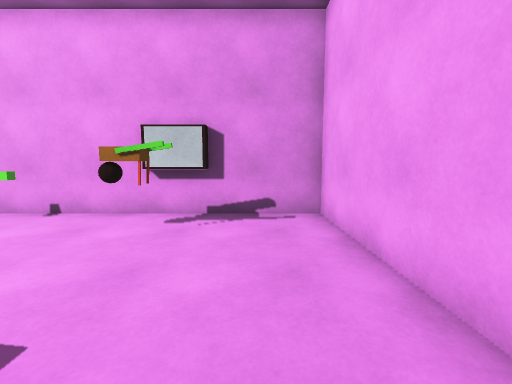
[1] (above)

17 first-person views from a walk through a scene from a Unity 3-D project. The camera is 1.3 m above the floor, tilts 6° down and sees 90° across. The floor is counted in squares, 1 m on a side. Each view is taken from the middle of a square. On the plan, view 1 faces up. The plan holds only what a view shows up to about 13 squares ahead; the rest is blank. The place goes on beyond the plan. The player character is not drawn. Some animated figures are left out. Door leaves are left out, so doorways stand open. Surface patterns are stand-ins for the level's own textures.

[2]
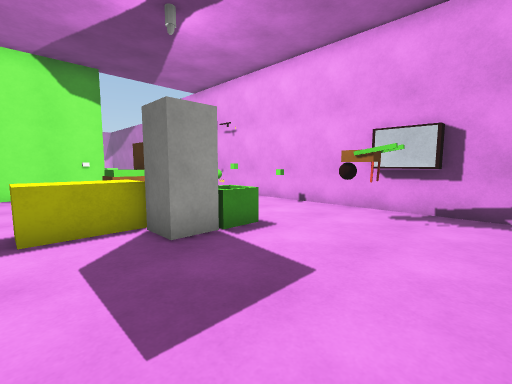

[3]
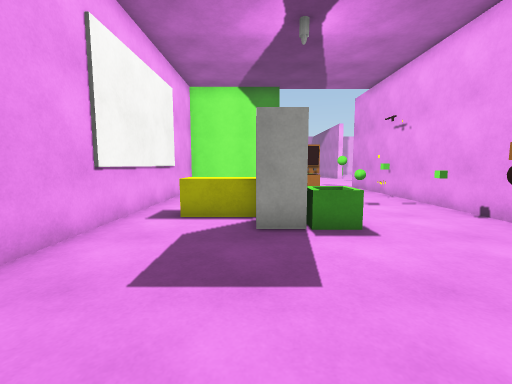

[4]
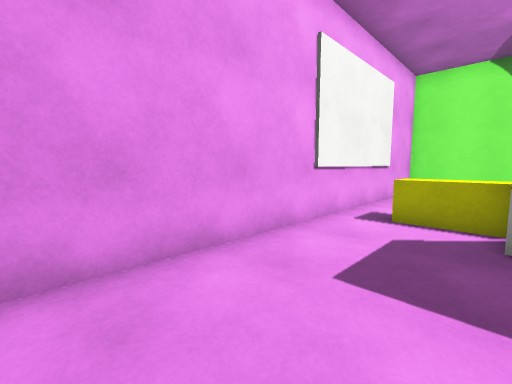

[5]
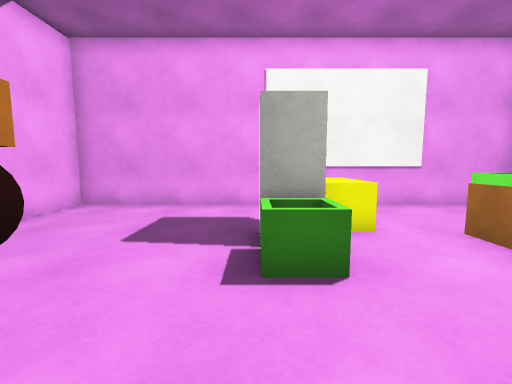

[6]
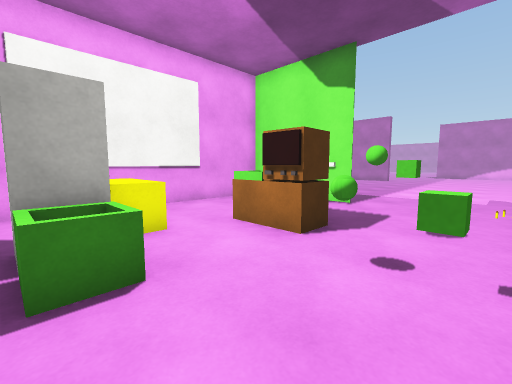

[7]
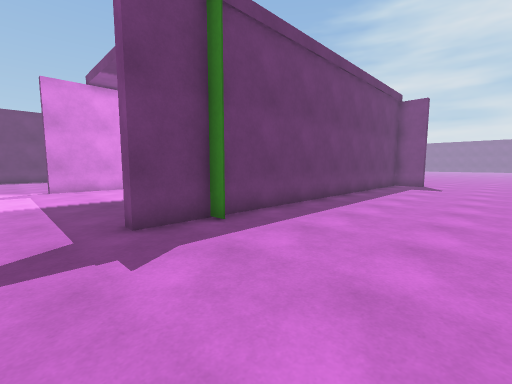

[8]
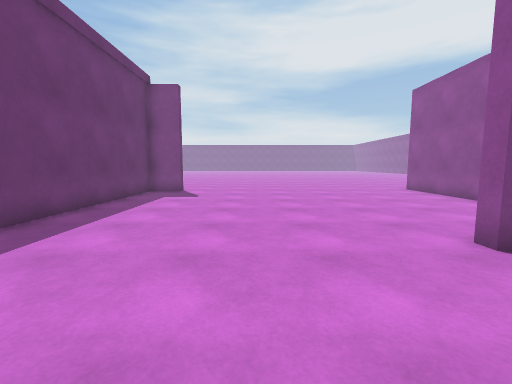

[9]
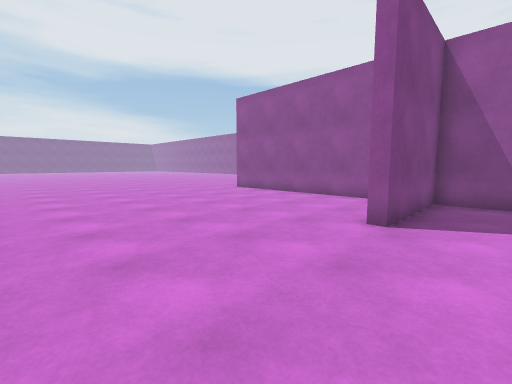

[10]
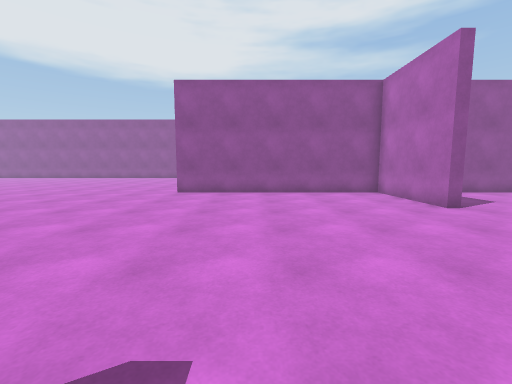

[11]
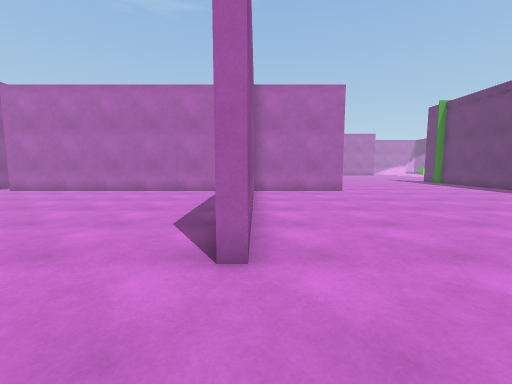

[12]
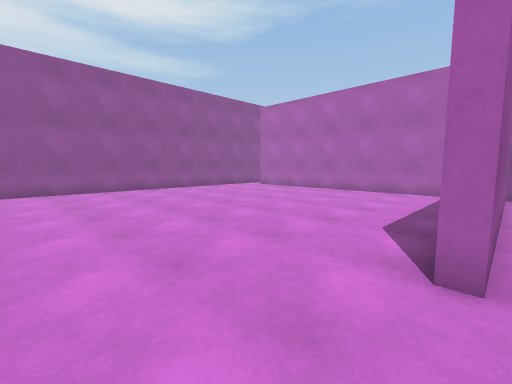

[13]
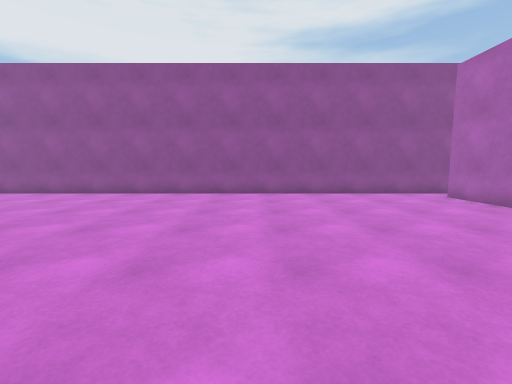

[14]
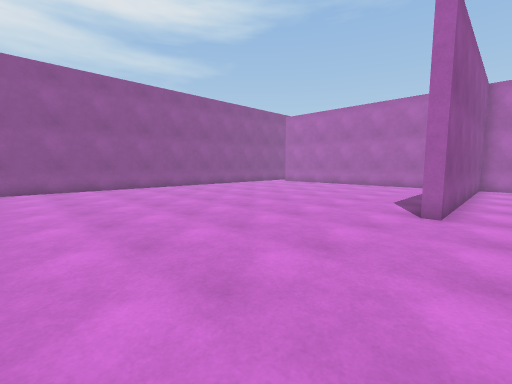

[15]
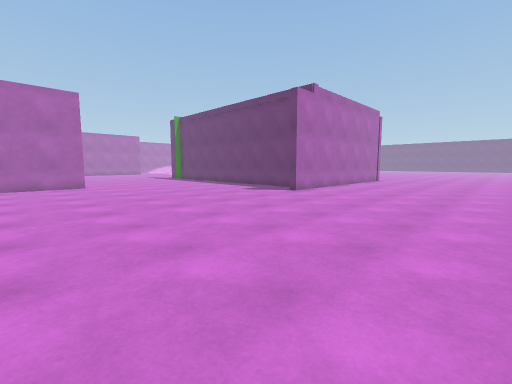

[16]
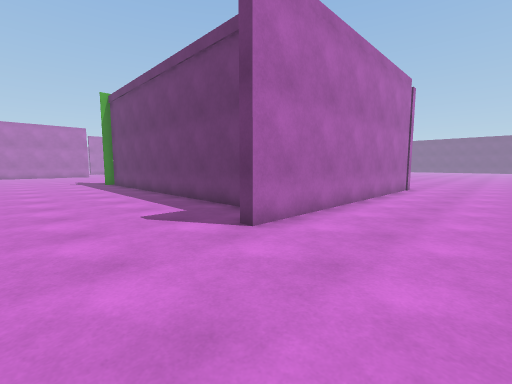

[17]
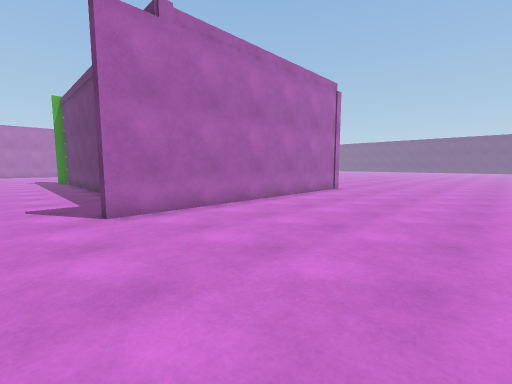

### Floor plan
Points are (right, up) in squares from view 1. A wall is a line through its corners. A room is listed if a view was taken in it or the views show most of it. See-through windows are left out.
Room 1 (views 1, 2, 3, 4, 5, 6)
walls: (-12.3, 0.6) (-12.3, -2.3) (1.7, -2.3) (1.7, 6.8) (-11.9, 6.8)
ways out: open door at (-12, 4.5) to room 2
objects: other object (-9, 1) to (-8, 2); other object (-9, 3) to (-8, 3); other object (-9, 4); other object (-9, 6); other object (-7, 4) to (-6, 6); other object (-6, -1) to (-5, 1); other object (-5, 2) to (-4, 3); other object (-4, 1); other object (-3, 5) to (-2, 5)
Room 2 (views 7, 8, 9, 10, 11, 12, 13, 14, 15, 16, 17)
walls: (-9.1, -16.1) (-7.2, -16.1) (-7.2, -11.7) (-6.8, -11.7) (-6.8, -16.1) (2.7, -16.1) (2.7, -16.6); (-6.8, -18) (-6.8, -28.4); (-13.1, -16.1) (-10.8, -16.1); (-11.9, 6.8) (-14.4, 6.8) (-14.4, 7.2); (-7.9, -29.7) (10.5, -29.7); (2.2, 6.6) (2.2, -4.2) (1.7, -4.2) (1.7, -2.7) (-14.2, -2.7) (-14.2, -2.2)
ways out: open door at (-12, 4.5) to room 1
objects: other object (-12, 1) to (-12, 2)

Where each view was taken, in squares from view 1:
view 1: 0 up, 0 right, facing up
view 2: 1 down, 0 right, facing up-left
view 3: 1 up, 1 right, facing left
view 4: 1 up, 1 right, facing down-left
view 5: 6 up, 4 left, facing down
view 6: 6 up, 4 left, facing down-left
view 7: 8 down, 16 left, facing up-right
view 8: 8 down, 11 left, facing right
view 9: 6 down, 9 left, facing down-right
view 10: 4 down, 1 left, facing down
view 11: 16 down, 6 right, facing left
view 12: 16 down, 6 right, facing down-left
view 13: 18 down, 1 right, facing down
view 14: 15 down, 10 right, facing down-left
view 15: 15 down, 10 right, facing up-left
view 16: 8 down, 6 right, facing up-left
view 17: 6 down, 9 right, facing up-left
